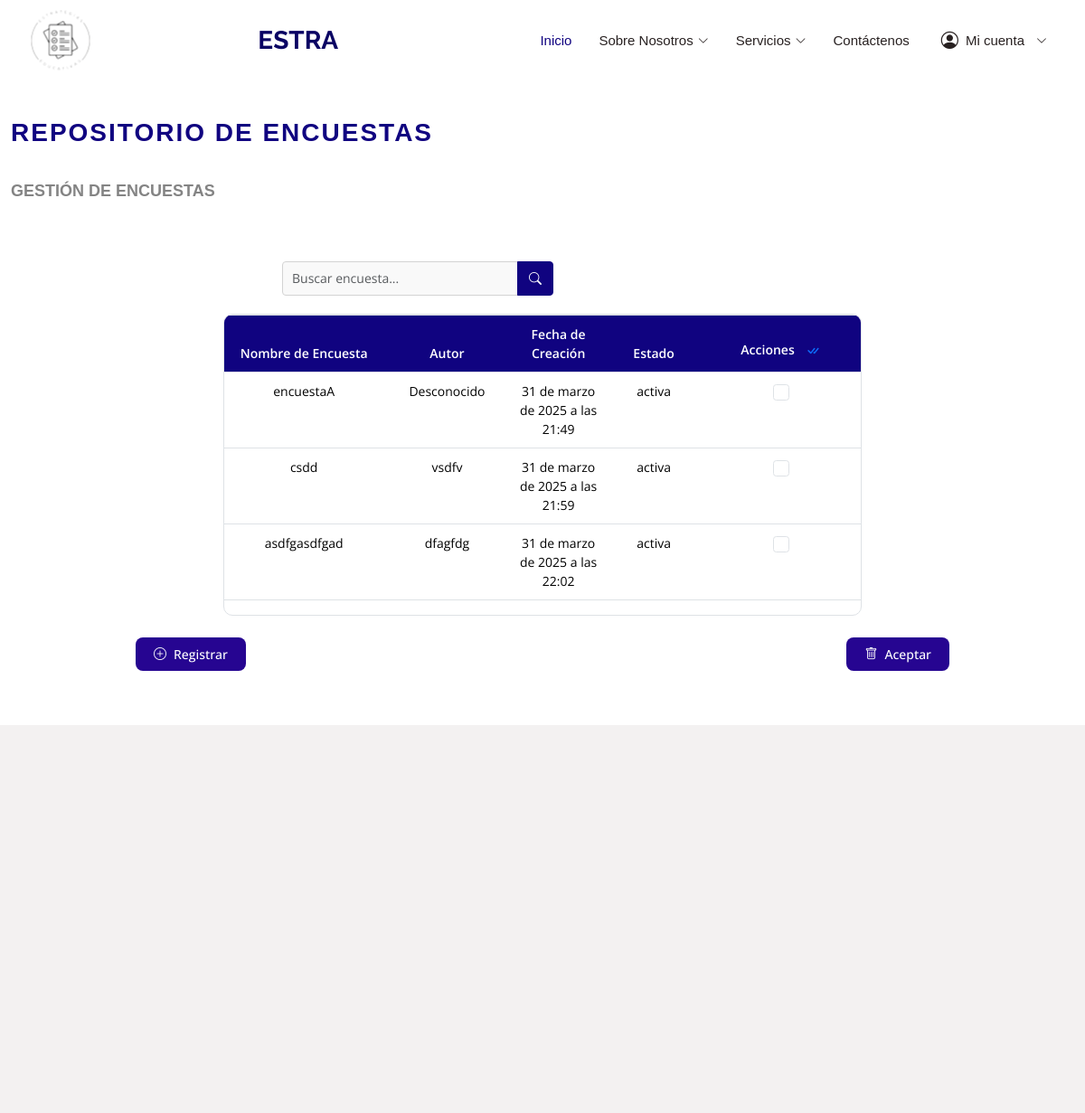
The page /models/encuesta/ on the database as committed earlier.
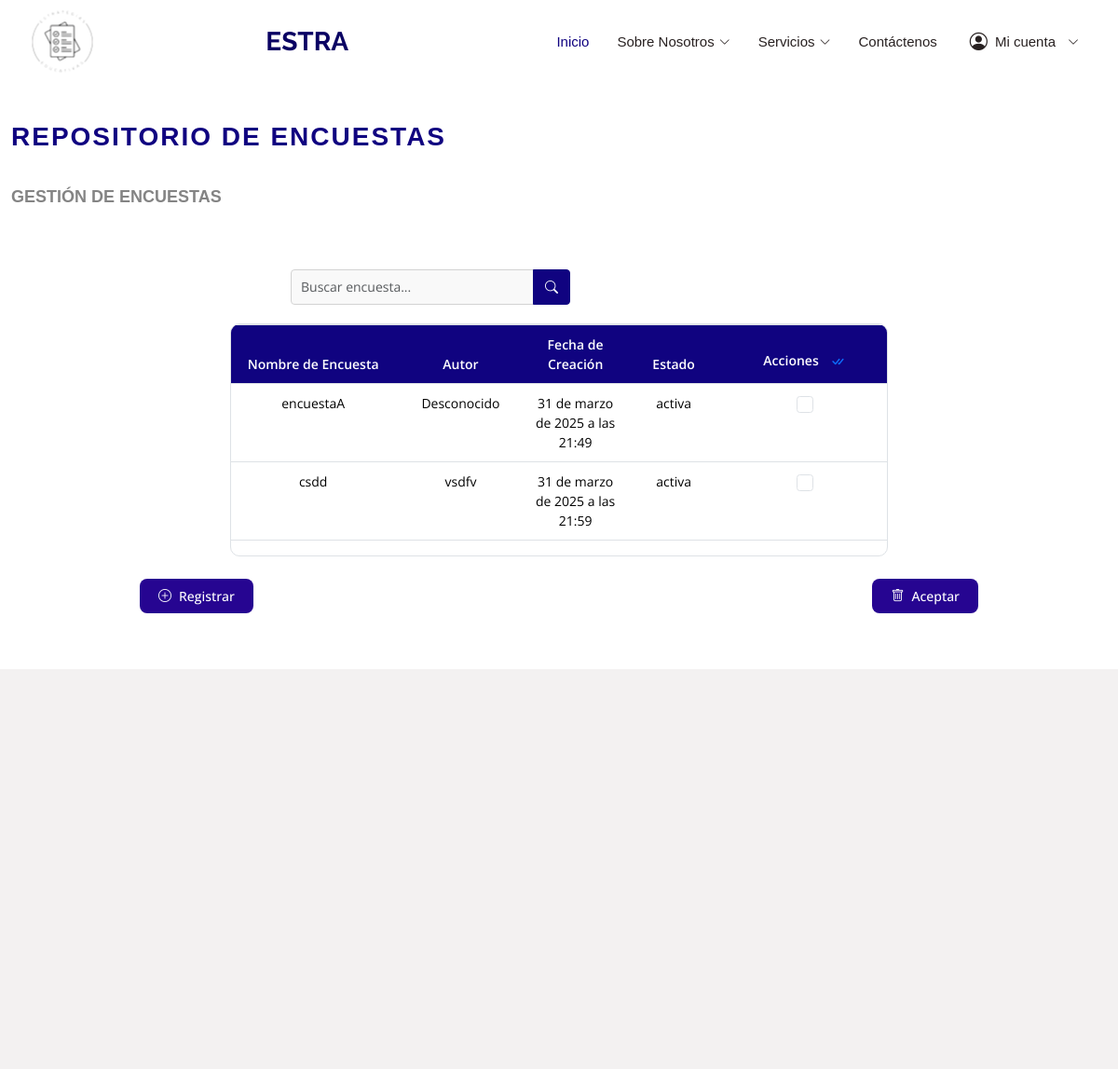
The same page on the database as committed later.
### data_models/models.py (models this page shows, shortened)
class Encuesta(models.Model):
    titulo = models.CharField(max_length=255)
    descripcion = models.TextField()
    fecha_creacion = models.DateTimeField(auto_now_add=True)
    autor = models.CharField(max_length=100, default="Desconocido")
    ESTADOS = [
        ('activa', 'Activa'),
        ('inactiva', 'Inactiva'),
    ]
    estado = models.CharField(max_length=10, choices=ESTADOS, default='activa')

### data_models/views.py (the view)
# urls.py: path('encuesta/', views.encuesta_list, name='encuesta_list'),
def encuesta_list(request):
    encuestas = Encuesta.objects.all()
    context = {'encuestas': encuestas}
    return render(request, 'encuestas.html', context)

### templates/encuestas.html (shortened to what the changed rows need)
{% load static %}
<!DOCTYPE html>
<html lang="es">
<head>
  <link href="{% static 'assets/vendor/animate.css/animate.min.css' %}" rel="stylesheet">
  <link href="{% static 'assets/vendor/bootstrap/css/bootstrap.min.css' %}" rel="stylesheet">
  <link href="{% static 'assets/vendor/bootstrap-icons/bootstrap-icons.css' %}" rel="stylesheet">
  <link href="{% static 'assets/vendor/boxicons/css/boxicons.min.css' %}" rel="stylesheet">
  <link href="{% static 'assets/vendor/glightbox/css/glightbox.min.css' %}" rel="stylesheet">
  <link href="{% static 'assets/vendor/remixicon/remixicon.css' %}" rel="stylesheet">
  <link href="{% static 'assets/vendor/swiper/swiper-bundle.min.css' %}" rel="stylesheet">
  <link href="{% static 'assets/css/style.css' %}" rel="stylesheet">
</head>
<body>
  <header id="header" class="d-flex align-items-center fixed-top">
    <div class="container d-flex align-items-center">
      <h1 class="logo me-auto"><a href="{% url 'pagina_principal' %}">ESTRA</a></h1>
    </div>
  </header>
  <main id="main">
<section id="encuestas" class="encuestas section-bg">
    <div class="container-fluid">
      <div class="section-title">
        <h2>Repositorio de Encuestas</h2>
        <br>
        <br>
      </div>
      <form id="form-eliminar-encuestas" method="POST" action="{% url 'eliminar_encuestas' %}">
        <div id="tabla-encuestas" class="table-container">
          <div id="tabla-encuestas-responsive" class="table-responsive">
            <table id="tablita-encuestas" class="table table-bordered table-hover custom-table">
              <thead>
                <tr>
                  <th>Nombre de Encuesta</th>
                  <th>Autor</th>
                  <th>Fecha de Creación</th>
                  <th>Estado</th>
                  <th>
                    Acciones
                    <button id="btn-seleccionar-todo" class="btn btn-link p-0 ms-2" title="Seleccionar Todo">
                      <i class="bi bi-check-all"></i>
                    </button>
                  </th>
                </tr>
              </thead>
              <tbody>
                {% for encuesta in encuestas %}
                <tr>
                  <td>{{ encuesta.titulo }}</td>
                  <td>{{ encuesta.autor }}</td>
                  <td>{{ encuesta.fecha_creacion }}</td>
                  <td>{{ encuesta.estado }}</td>
                  <td>
                    <input type="checkbox" class="form-check-input seleccionar-fila" name="encuestas[]" value="{{ encuesta.id }}">
                  </td>
                </tr>
                {% empty %}
                <tr>
                  <td colspan="5" class="text-center">No hay encuestas registradas.</td>
                </tr>
                {% endfor %}
              </tbody>
            </table>
          </div>
        </div>
      </div>
  </section>
</main>
</body>
</html>

Rows that differ between the two databases and show on the page:
removed Encuesta: titulo "asdfgasdfgad", autor "dfagfdg", fecha_creacion "31 de marzo de 2025 a las 22:02", estado "activa"
